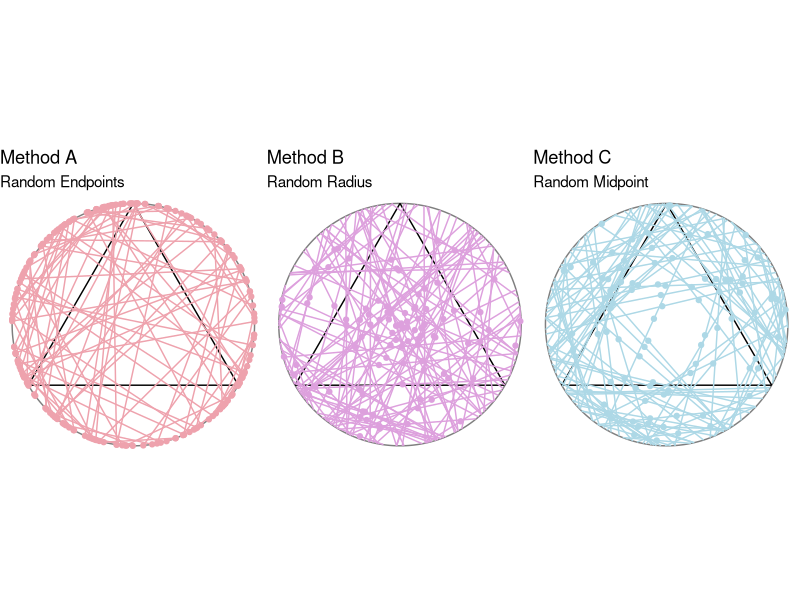

The R source for this figure:
## Group y+2x

library(tidyverse)
library(ggforce)
library(patchwork)
theme_set(theme_void())

# Coordinates of equilateral triangle
eqtri_df <- tibble(
  x    = c(0, sqrt(3) / 2, -sqrt(3) / 2),
  y    = c(1, -0.5, -0.5),
  xend = c(sqrt(3) / 2, -sqrt(3) / 2, 0),
  yend = c(-0.5, -0.5, 1)
)

# Coordinates of random chord
x0 = 0
y0 = 0
r = 1
n = 100

# Length of side of triangle
l = r*sqrt(3)


# Method A ---------------------------------------------------------------------

angle_ep1 = 2*pi*runif(n)
angle_ep2 = 2*pi*runif(n)

# Endpoint coordinates
x1 = x0 + r*cos(angle_ep1)
y1 = y0 + r*sin(angle_ep1)

x2 = x0 + r*cos(angle_ep2)
y2 = y0 + r*sin(angle_ep2)


MethodA_df <- tibble(
  x    = x1,
  y    = y1,
  xend = x2,
  yend = y2,
  chord = sqrt((xend - x)^2 + (yend - y)^2 )
)

# Plot
p1 <- ggplot() +
  ggforce::geom_circle(aes(x0 = 0, y0 = 0, r = 1), col = "gray50") +
  geom_segment(data = eqtri_df, aes(x = x, y = y, xend = xend, yend = yend)) + 
  geom_point(data = MethodA_df, aes(x = x1, y = y1), col = "lightpink2") +
  geom_point(data = MethodA_df, aes(x = x2, y = y2), col = "lightpink2") +
  geom_segment(data = MethodA_df, aes(x = x, y = y, xend = xend, yend = yend), col = "lightpink2") +
  coord_equal() +
  labs(title = "Method A", subtitle = paste("Random Endpoints"))

# Probability
MethodA_count <- count(MethodA_df, chord > l)
MethodA_prob = MethodA_count[2,2] / n


# Method B ---------------------------------------------------------------------

angle_rd = 2*pi*runif(n)
u = r*runif(n)
v = sqrt(r^2 - u^2)

# Endpoint coordinates
x3 = u*cos(angle_rd) + v*sin(angle_rd)
y3 = u*sin(angle_rd) - v*cos(angle_rd)

x4 = u*cos(angle_rd) - v*sin(angle_rd)
y4 = u*sin(angle_rd) + v*cos(angle_rd)

# Point on radius
rx = (x3 + x4) / 2
ry = (y3 + y4) / 2

MethodB_df <- tibble(
  rx   = rx,
  ry   = ry,
  x    = x3,
  y    = y3,
  xend = x4,
  yend = y4,
  chord = sqrt((xend - x)^2 + (yend - y)^2 )
)

# Plot
p2 <- ggplot() +
  ggforce::geom_circle(aes(x0 = 0, y0 = 0, r = 1), col = "gray50") +
  geom_segment(data = eqtri_df, aes(x = x, y = y, xend = xend, yend = yend)) +
  geom_point(data = MethodB_df, aes(x = rx, y = ry), col = "plum") +
  geom_segment(data = MethodB_df, aes(x = x, y = y, xend = xend, yend = yend), col = "plum") +
  coord_equal() +
  labs(title = "Method B", subtitle = paste("Random Radius"))

# Probability
MethodB_count <- count(MethodB_df, chord > l)
MethodB_prob = MethodB_count[2,2] / n


# Method C ---------------------------------------------------------------------

angle_mdpt = 2*pi*runif(n) # random uniform angle of midpoint
a = r*sqrt(runif(n)) # random location of midpoint
d = sqrt(r^2 - a^2) # half of chord length

# Endpoint coordinates
x5 = x0 + a*cos(angle_mdpt) + d*sin(angle_mdpt)
y5 = x0 + a*sin(angle_mdpt) - d*cos(angle_mdpt)

x6 = x0 + a*cos(angle_mdpt) - d*sin(angle_mdpt)
y6 = x0 + a*sin(angle_mdpt) + d*cos(angle_mdpt)

# Midpoint of segments
mdptx = (x5 + x6) / 2
mdpty = (y5 + y6) / 2

MethodC_df <- tibble(
  mdptx = mdptx,
  mdpty = mdpty,
  x     = x5,
  y     = y5,
  xend  = x6,
  yend  = y6,
  chord = sqrt((xend - x)^2 + (yend - y)^2 )
)

# Plot
p3 <- ggplot() +
  ggforce::geom_circle(aes(x0 = 0, y0 = 0, r = 1), col = "gray50") +
  geom_segment(data = eqtri_df, aes(x = x, y = y, xend = xend, yend = yend)) +
  geom_point(data = MethodC_df, aes(x = mdptx, y = mdpty), col = "lightblue") +
  geom_segment(data = MethodC_df, aes(x = x, y = y, xend = xend, yend = yend), col = "lightblue") +
  coord_equal() +
  labs(title = "Method C", subtitle = paste("Random Midpoint"))

# Probability of chord length longer than side of triangle
MethodC_count <- count(MethodC_df, chord > l)
MethodC_prob = MethodC_count[2,2] / n


# Results ----------------------------------------------------------------------
p1 + p2 + p3 + plot_layout(nrow = 1)

all_prob <- tibble(
  MethodA = MethodA_prob,
  MethodB = MethodB_prob,
  MethodC = MethodC_prob
)

print(all_prob)
